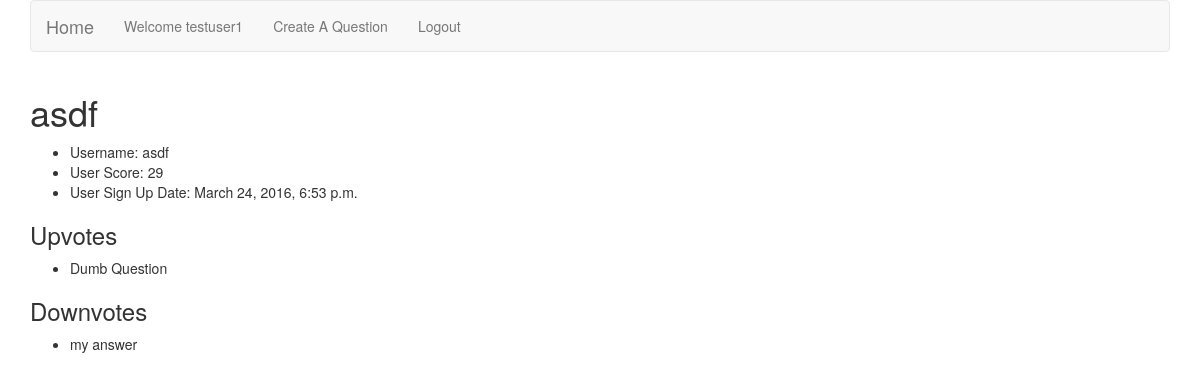
/userdetail/3 (signed in), run on the app's committed database.
### duckapp/models.py (models this page shows)
class UserProfile(models.Model):
    user = models.OneToOneField('auth.User')
    score = models.IntegerField(default=0)
    sign_up_date = models.DateTimeField(auto_now_add=True)
    upvotes = models.ManyToManyField(Answer, related_name='upvote')
    downvotes = models.ManyToManyField(Answer, related_name='downvote')

class Answer(models.Model):
    answerer = models.ForeignKey('auth.User')
    question = models.ForeignKey(Question)
    answer_text = models.TextField()
    score = models.IntegerField(default=0)
    title = models.CharField(max_length=255)
    timestamp = models.DateTimeField(auto_now_add=True)
    class Meta:
        ordering = ["-score", "-timestamp"]
    def __str__(self):
        return "{}".format(self.title)

### duckapp/views.py (the view)
# urls.py: url(r'^userdetail/(?P<pk>\d+)', UserDetailView.as_view(), name='user_detail'),
class UserDetailView(DetailView):
    model = UserProfile

### duckapp/templates/duckapp/userprofile_detail.html
{% extends 'base.html' %}
{% load bootstrap3 %}
{% block content %}
<div class="container">
<h1>{{ object.user }}</h1>
    <ul>
        <li>Username: {{ object.user }}</li>
        <li>User Score: {{ object.score }}</li>
        <li>User Sign Up Date: {{ object.sign_up_date }}</li>
    </ul>
    <h3>Upvotes</h3>
    <ul>
        {% for upvote in object.upvotes.all %}
            <li>{{ upvote }}</li>
        {% endfor %}
    </ul>
    <h3>Downvotes</h3>
    <ul>
        {% for downvote in object.downvotes.all %}
            <li>{{ downvote }}</li>
        {% endfor %}
    </ul>
</div>
{% endblock %}

### duckapp/templates/base.html (shortened to what this page needs)
<!DOCTYPE html>
{% load bootstrap3 %}
<html>
    <head>
        {% bootstrap_css %}
    </head>
    <body>
        <div class="container">
            <nav class="navbar navbar-default">
                <div class="container-fluid">
                    <div class="navbar-header">
                        <a class="navbar-brand" href="{% url 'index' %}">Home</a>
                    </div>
                    <div class="collapse navbar-collapse" id="bs-example-navbar-collapse-1">
                        <ul class="nav navbar-nav">
                            {% if user.is_authenticated %}
                                <li><a href="{% url 'signup' %}">Welcome {{ request.user }}<span class="sr-only">(current)</span></a></li>
                                <li><a href="{% url 'question_create'%}">Create A Question</a></li>
                                <li><a href="{% url 'logout' %}">Logout</a></li>
                            {% else %}
                                <li><a href="{% url 'signup' %}">Signup<span class="sr-only">(current)</span></a></li>
                                <li><a href="{% url 'login' %}">Login<span class="sr-only">(current)</span></a></li>
                            {% endif %}
                        </ul>
                    </div>
                </div>
            </nav>
        </div>
        {% block content %}
        {% endblock %}
    </body>
</html>

### data on the page
UserProfile: user "asdf", score "29", sign_up_date "March 24, 2016, 6:53 p.m."
Answer: title "Dumb Question"
Answer: title "my answer"

### other printed values
{{ request.user }} "testuser1"
